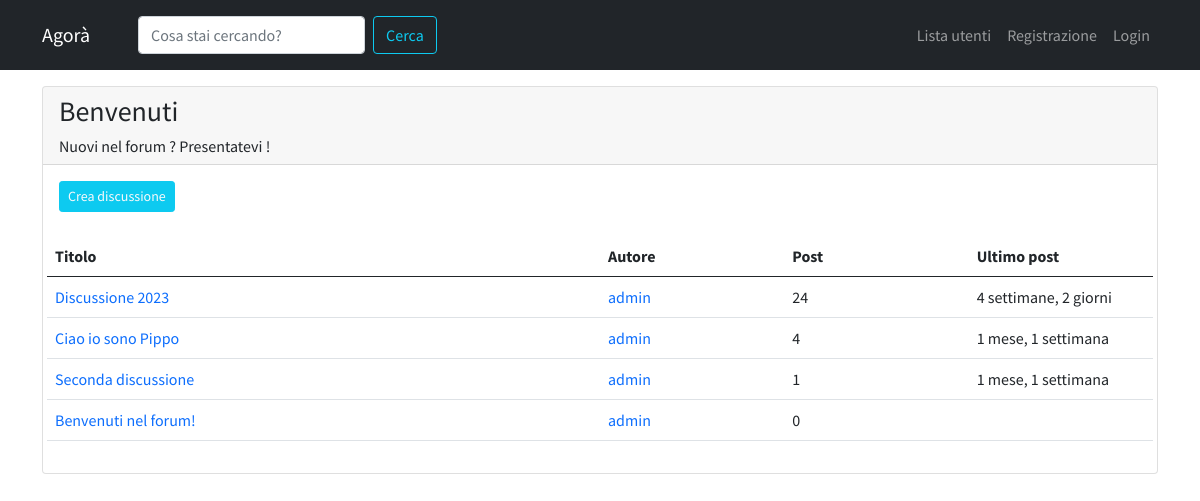
The app's page /forum/sezione/2/ with its own data.
### forum/models.py (models this page shows, shortened)
class Sezione(models.Model):
    nome_sezione = models.CharField(max_length=80)
    logo_sezione = models.ImageField(blank=True, null=True)
    descrizione = models.CharField(max_length=150, blank=True, null=True)
    class Meta:
        verbose_name = "Sezione"
        verbose_name_plural = "Sezioni"

class Discussione(models.Model):
    titolo = models.CharField(max_length=120)
    data_creazione = models.DateTimeField(auto_now_add=True)
    sezione_appartenenza = models.ForeignKey(Sezione,on_delete=models.CASCADE)
    autore_discussione = models.ForeignKey(User,on_delete=models.CASCADE,related_name="discussioni")
    def get_absolute_url(self):
        return reverse("discussione_view",kwargs={"pk":self.pk})
    class Meta:
        verbose_name = "Discussione"
        verbose_name_plural = "Discussioni"

class Post(models.Model):
    contenuto = models.TextField()
    data_creazione = models.DateTimeField(auto_now_add=True)
    autore_post = models.ForeignKey(User, on_delete=models.CASCADE,related_name="posts")
    discussione = models.ForeignKey(Discussione, on_delete=models.CASCADE)
    class Meta:
        verbose_name = "Post"
        verbose_name_plural = "Posts"

### forum/views.py (the view)
# urls.py: path('sezione/<int:pk>/',visualizza_sezione,name="sezione_view"),
def visualizza_sezione(request,pk):
    sezione = get_object_or_404(Sezione,pk=pk)
    discussioni_sezione = Discussione.objects.filter(
        sezione_appartenenza = sezione
    ).order_by("-data_creazione")
    context = {
        "sezione" : sezione,
        "discussioni":discussioni_sezione,
    }
    return render(request, 'forum/singola_sezione.html',context)

### templates/forum/singola_sezione.html (shortened to what this page needs)
{% extends 'base.html' %}
    {% block content %}
        <div class="card my-3">
            <div class="card-header">
                <h3>{{ sezione.nome_sezione }}</h3>
                <h6 class="card-text">{{ sezione.descrizione }}</h6>
            </div>
            <div class="card-body">
                <a
                role="button"
                class="btn btn-sm btn-info text-light mb-2"
                href="{% url 'crea_discussione' pk=sezione.pk %}"
                >Crea discussione</a>
                <table class="table mt-3">
                    <thead>
                        <tr class="row">
                            <th class="col-lg-6 col-4">Titolo</th>
                            <th class="col-lg-2 col-3">Autore</th>
                            <th class="col-lg-2 col-2">Post</th>
                            <th class="col-lg-2 col-3">Ultimo post</th>
                        </tr>
                    </thead>
                    <tbody>
                        <tr class="row">
                            {% for discussione in discussioni %}
                                <td class="col-lg-6 col-4">
                                    <a href="{{ discussione.get_absolute_url }}">
                                        {{ discussione.titolo }}
                                    </a>
                                </td>
                                <td class="col-lg-2 col-3">
                                    <a href="{% url 'user_profile' username=discussione.autore_discussione.username %}">
                                        {{ discussione.autore_discussione }}
                                    </a>
                                </td>
                                <td class="col-lg-2 col-2">
                                    {{ discussione.post_set.count }}
                                </td>
                                <td class="col-lg-2 col-3">
                                    {{ discussione.post_set.last.data_creazione|timesince }}
                                </td>
                            {% endfor %}
                        </tr>
                    </tbody>
                </table>
            </div>
        </div>
    {% endblock content %}

### templates/base.html (shortened to what this page needs)
{% load static %}
<!doctype html>
<html lang="en">
  <head>
    <link href="https://cdn.jsdelivr.net/npm/bootstrap@5.0.2/dist/css/bootstrap.min.css" rel="stylesheet">
    <link rel="stylesheet" href="{% static 'agora.css' %}">
  </head>
  <body>
    <nav class="navbar navbar-expand-lg navbar-dark bg-dark">
      <div class="container">
        <a class="navbar-brand me-5" href="/">Agorà</a>
        <div class="collapse navbar-collapse" id="navbarSupportedContent">
          <form class="d-flex mt-2 mb-2" role="search" action="{% url 'funzione_cerca' %}">
            <input name="q" class="form-control me-2" type="search" placeholder="Cosa stai cercando?" aria-label="Search">
            <button class="btn btn-outline-info me-5" type="submit">Cerca</button>
          </form>
          <ul class="navbar-nav ms-auto">
            <li class="nav-item">
              <a class="nav-link" aria-current="page" href="{% url 'user_list' %}"> Lista utenti </a>
            </li>
            {% if request.user.is_authenticated %}
            <li class="nav-item dropdown">
              <a
              href="#"
              class="nav-link dropdown-toggle"
              id="navbarDropdown"
              role="button"
              data-bs-toggle="dropdown"
              >{{ request.user.username }}</a>
              <div class="dropdown-menu" aria-labelledby="navbarDropdown" >
                <a
                href="{% url 'user_profile' username=request.user.username %}"
                class="dropdown-item"
                >Profilo</a>
                <a
                href="{% url 'password_change' %}"
                class="dropdown-item"
                >Aggiorna password</a>
                <div class="dropdown-divider"></div>
                <a
                href="{% url 'logout' %}"
                class="dropdown-item"
                >Esci</a>
              </div>
            </li>
            {% else %}
              <li class="nav-item">
                <a class="nav-link" href="{% url 'registration_view' %}">Registrazione</a>
              </li>
              <li class="nav-item">
                <a class="nav-link" href="{% url 'login' %}">Login</a>
              </li>
            {% endif %}
          </ul>
        </div>
      </div>
    </nav>
    <div class="container">
        {% block content %}
        {% endblock content %}
    </div>
  </body>
</html>

### static/agora.css (style rules this page uses)
body { font-family: 'Source Sans Pro', sans-serif!important; }
a,a:hover { text-decoration:none!important; }

### records on screen
Sezione: nome_sezione "Benvenuti", descrizione "Nuovi nel forum ? Presentatevi !"
Discussione: titolo "Discussione 2023", autore_discussione "admin", post_set.count "24", post_set.last.data_creazione "4 settimane, 2 giorni"
Discussione: titolo "Ciao io sono Pippo", autore_discussione "admin", post_set.count "4", post_set.last.data_creazione "1 mese, 1 settimana"
Discussione: titolo "Seconda discussione", autore_discussione "admin", post_set.count "1", post_set.last.data_creazione "1 mese, 1 settimana"
Discussione: titolo "Benvenuti nel forum!", autore_discussione "admin", post_set.count "0"
